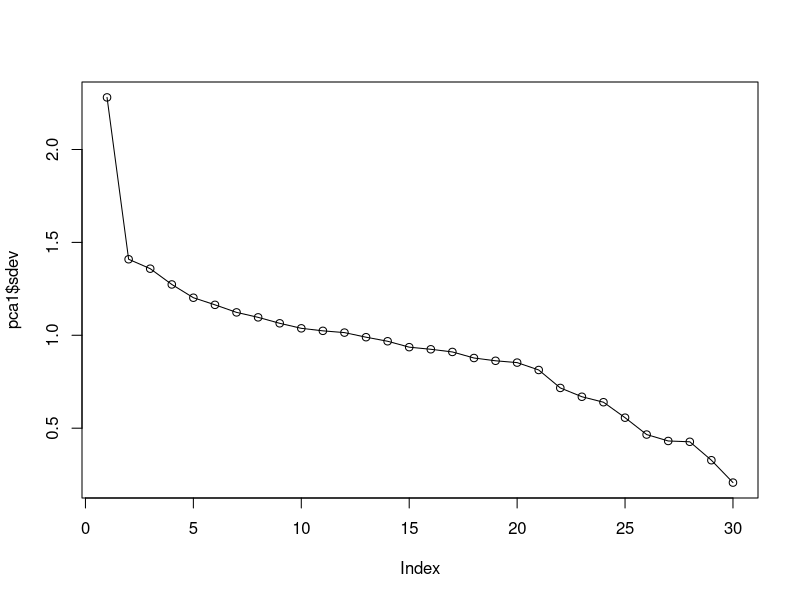
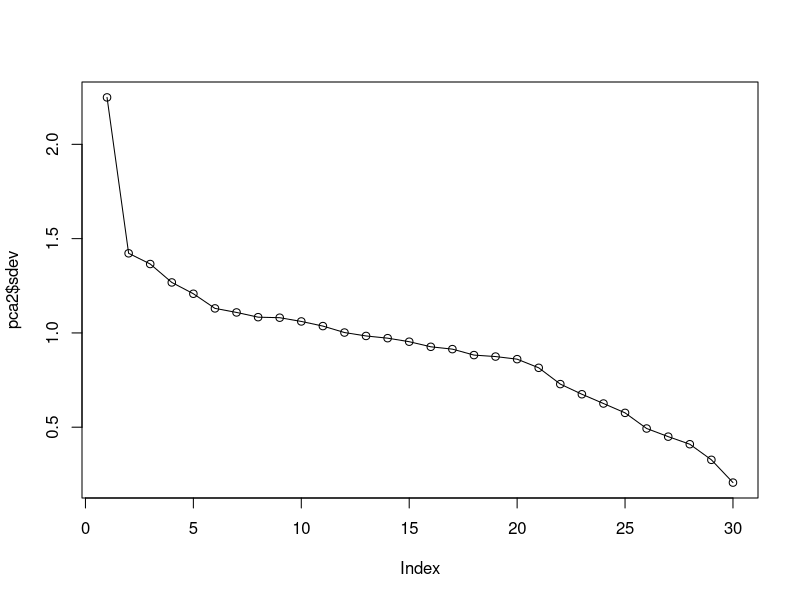
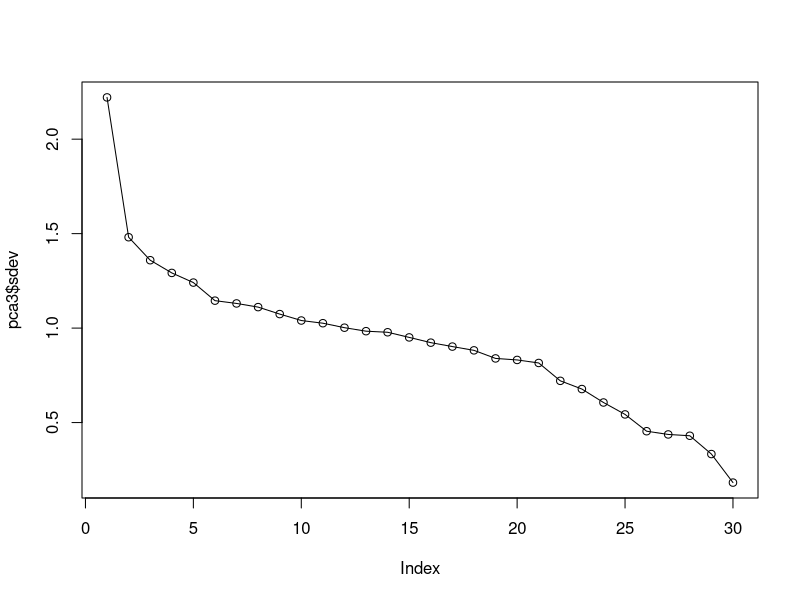
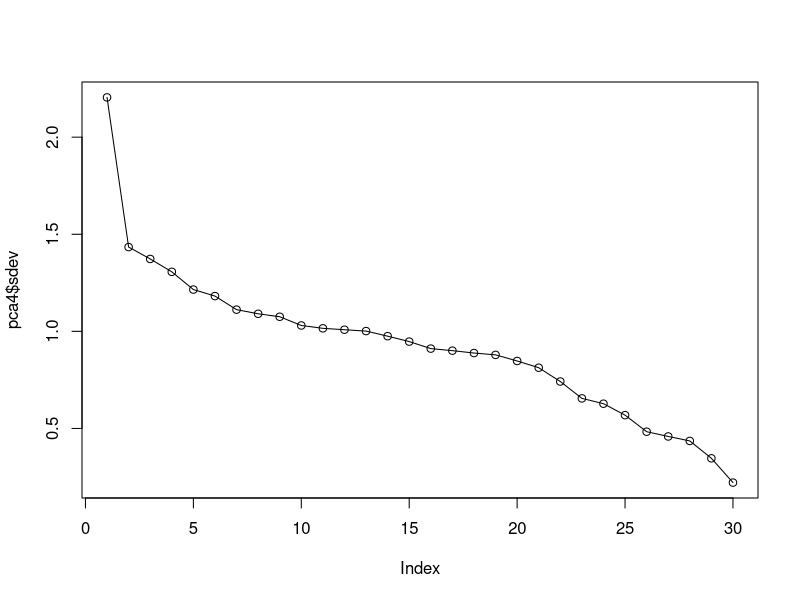
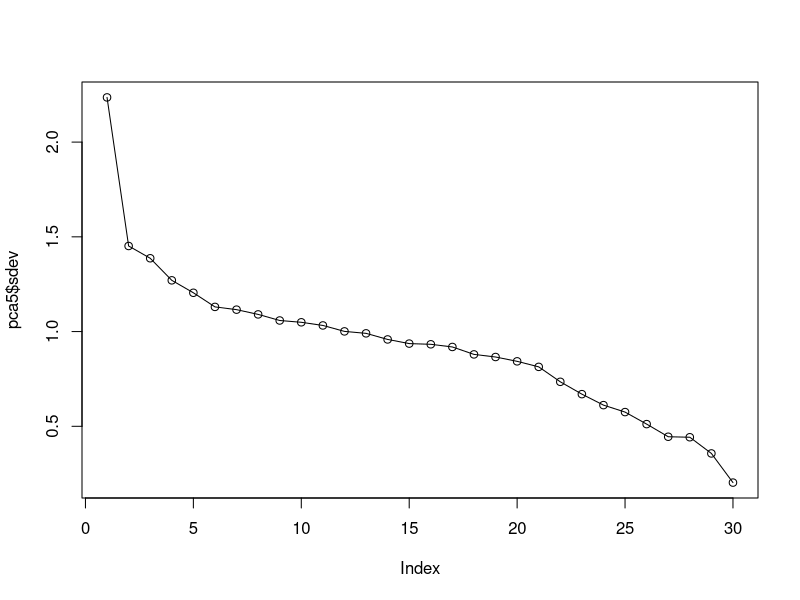

The R source for these figures, in order:
#read dataset
data = read.csv("HR-Employee-Attrition.csv",header=TRUE)
dim(data)
str(data)

#clean data
Recoding <- function(data) {
  ## Recoding, turning all categorical data into numeric
  data$Attrition = as.character(data$Attrition)
  data$Attrition = sapply(data$Attrition, switch,
                                    "No"=0,
                                    "Yes"=1)
  data$BusinessTravel = as.character(data$BusinessTravel)
  data$BusinessTravel = sapply(data$BusinessTravel, switch,
                                "Non-Travel"=0,
                                "Travel_Rarely"=1,
                                "Travel_Frequently"=2)
  data$Department = as.character(data$Department)
  data$Department = sapply(data$Department, switch,
                                     "Human Resources"=0,
                                     "Research & Development"=1,
                                     "Sales"=2)
  data$EducationField = as.character(data$EducationField)
  data$EducationField = sapply(data$EducationField, switch,
                                         "Human Resources"=0,
                                         "Life Sciences"=1,
                                         "Marketing"=2,
                                         "Medical"=3,
                                         "Technical Degree"=4,
                                         "Other"=5)
  data$Gender = as.character(data$Gender)
  data$Gender = sapply(data$Gender, switch,
                                 "Female"=0,
                                 "Male"=1)
  unique(data$JobRole)
  data$JobRole = as.character(data$JobRole)
  data$JobRole = sapply(data$JobRole, switch,
                                  "Sales Executive"=0,
                                  "Research Scientist"=1,
                                  "Laboratory Technician"=2,
                                  "Manufacturing Director"=3,
                                  "Healthcare Representative"=4,
                                  "Manager"=5,
                                  "Sales Representative"=6,
                                  "Research Director"=7,
                                  "Human Resources"=8)
  data$MaritalStatus = as.character(data$MaritalStatus)
  data$MaritalStatus = sapply(data$MaritalStatus, switch,
                                        "Divorced"=0,
                                        "Married"=1,
                                        "Single"=2)
  data$OverTime = as.character(data$OverTime)
  data$OverTime = sapply(data$OverTime, switch,
                                   "No"=0,
                                   "Yes"=1)
  return(data)
}
data = Recoding(data)
summary(data)

#divide dataset
set.seed(1)
n = dim(data)[1]
hand = sample(1:n,1200)
hand.set = data[hand,]
hand.set$Attrition = hand.set$Attrition
test.set = data[-hand,]

#divide hand.set
set.seed(1)
tun = sample(1:1200,200)
train.set = hand.set[-tun,]
tun.set = hand.set[tun,]

#divide train.set
train.no = train.set[which(train.set$Attrition==0),]
train.yes = train.set[which(train.set$Attrition==1),]
idx1 = train.no[c(1:168),]
idx2 = train.no[c(169:336),]
idx3 = train.no[c(337:504),]
idx4 = train.no[c(505:672),]
idx5 = train.no[c(673:841),]
train1 = rbind(idx1,train.yes)
train2 = rbind(idx2,train.yes)
train3 = rbind(idx3,train.yes)
train4 = rbind(idx4,train.yes)
train5 = rbind(idx5,train.yes)

#linear logisitc
myFitLog1 = glm(Attrition ~.,train1,family = "binomial")
myFitLog2 = glm(Attrition ~.,train1,family = "binomial")
myFitLog3 = glm(Attrition ~.,train1,family = "binomial")
myFitLog4 = glm(Attrition ~.,train1,family = "binomial")
myFitLog5 = glm(Attrition ~.,train1,family = "binomial")
myFitLogPred1 = predict(myFitLog1,test.set,type="response")
myFitLogPred2 = predict(myFitLog2,test.set,type="response")
myFitLogPred3 = predict(myFitLog3,test.set,type="response")
myFitLogPred4 = predict(myFitLog4,test.set,type="response")
myFitLogPred5 = predict(myFitLog5,test.set,type="response")

pred1 = rep(0,270)
pred2 = rep(0,270)
pred3 = rep(0,270)
pred4 = rep(0,270)
pred5 = rep(0,270)
predT = rep(0,270)
pred1[myFitLogPred1 >= 0.50] = 1
pred1[myFitLogPred1 < 0.50] = 0
pred2[myFitLogPred2 >= 0.50] = 1
pred2[myFitLogPred2 < 0.50] = 0
pred3[myFitLogPred3 >= 0.50] = 1
pred3[myFitLogPred3 < 0.50] = 0
pred4[myFitLogPred4 >= 0.50] = 1
pred4[myFitLogPred4 < 0.50] = 0
pred5[myFitLogPred5 >= 0.50] = 1
pred5[myFitLogPred5 < 0.50] = 0
pred = pred1+pred2+pred3+pred4+pred5

predT[pred >= 3] = 1
predT[pred < 3] = 0
table(predT, test.set$Attrition)

Accuracy = (164+40)/270
precision = 40/(40+10)
recall = 40/(40+56)
f1 = 2*precision*recall/(precision+recall)
Accuracy
precision
recall
f1


#PCA + linear Logistic regression

pca1 <- prcomp(train1[,-2],center=TRUE, scale=TRUE)
plot(pca1$sdev,type = 'o')
newdata1 = pca1$x[, 1:5]
newdata1 = data.frame(newdata1,"Attrition"=train1$Attrition)
myFitLog1 = glm(Attrition ~. ,newdata1,family = "binomial")
test.p1 = predict(pca1,newdata = test.set[,-2])[,1:5]
myFitLogPred1 = predict(myFitLog1,newdata = data.frame(test.p1),type="response")

pca2 <- prcomp(train2[,-2],center=TRUE, scale=TRUE)
plot(pca2$sdev,type = 'o')
newdata2 = pca2$x[, 1:6]
newdata2 = data.frame(newdata2,"Attrition"=train2$Attrition)
myFitLog2 = glm(Attrition ~. ,newdata2,family = "binomial")
test.p2 = predict(pca2,newdata = test.set[,-2])[,1:6]
myFitLogPred2 = predict(myFitLog2,newdata = data.frame(test.p2),type="response")

pca3 <- prcomp(train3[,-2],center=TRUE, scale=TRUE)
plot(pca3$sdev,type = 'o')
newdata3 = pca3$x[, 1:6]
newdata3 = data.frame(newdata3,"Attrition"=train3$Attrition)
myFitLog3 = glm(Attrition ~. ,newdata3,family = "binomial")
test.p3 = predict(pca3,newdata = test.set[,-2])[,1:6]
myFitLogPred3 = predict(myFitLog3,newdata = data.frame(test.p3),type="response")

pca4 <- prcomp(train4[,-2],center=TRUE, scale=TRUE)
plot(pca4$sdev,type = 'o')
newdata4 = pca4$x[, 1:6]
newdata4 = data.frame(newdata4,"Attrition"=train4$Attrition)
myFitLog4 = glm(Attrition ~. ,newdata4,family = "binomial")
test.p4 = predict(pca4,newdata = test.set[,-2])[,1:6]
myFitLogPred4 = predict(myFitLog4,newdata = data.frame(test.p4),type="response")

pca5 <- prcomp(train5[,-2],center=TRUE, scale=TRUE)
plot(pca5$sdev,type = 'o')
newdata5 = pca5$x[, 1:6]
newdata5 = data.frame(newdata5,"Attrition"=train5$Attrition)
myFitLog5 = glm(Attrition ~. ,newdata5,family = "binomial")
test.p5 = predict(pca5,newdata = test.set[,-2])[,1:6]
myFitLogPred5 = predict(myFitLog5,newdata = data.frame(test.p5),type="response")

pred1 = rep(0,270)
pred2 = rep(0,270)
pred3 = rep(0,270)
pred4 = rep(0,270)
pred5 = rep(0,270)
predT = rep(0,270)
pred1[myFitLogPred1 >= 0.50] = 1
pred1[myFitLogPred1 < 0.50] = 0
pred2[myFitLogPred2 >= 0.50] = 1
pred2[myFitLogPred2 < 0.50] = 0
pred3[myFitLogPred3 >= 0.50] = 1
pred3[myFitLogPred3 < 0.50] = 0
pred4[myFitLogPred4 >= 0.50] = 1
pred4[myFitLogPred4 < 0.50] = 0
pred5[myFitLogPred5 >= 0.50] = 1
pred5[myFitLogPred5 < 0.50] = 0
pred = pred1+pred2+pred3+pred4+pred5

predT[pred >= 3] = 1
predT[pred < 3] = 0
table(predT, test.set$Attrition)

Accuracy = (149+40)/270
precision = 40/(40+10)
recall = 40/(40+71)
f1 = 2*precision*recall/(precision+recall)
Accuracy
precision
recall
f1


#lasso + linear regression
library(glmnet)
myAlpha=1
myLambda = 10^(seq(4,-2,length=100))

XTest = model.matrix(Attrition~.,test.set)[,-1]
YTest = test.set$Attrition
XTrain1 = model.matrix(Attrition~.,train1)[,-1]
YTrain1 = train1$Attrition
XTrain2 = model.matrix(Attrition~.,train2)[,-1]
YTrain2 = train2$Attrition
XTrain3 = model.matrix(Attrition~.,train3)[,-1]
YTrain3 = train3$Attrition
XTrain4 = model.matrix(Attrition~.,train4)[,-1]
YTrain4 = train4$Attrition
XTrain5 = model.matrix(Attrition~.,train5)[,-1]
YTrain5 = train5$Attrition




myFitL1 = glmnet(XTrain1,YTrain1,alpha=myAlpha,lambda=myLambda,family = 'binomial')
myFitLcv1 <- cv.glmnet(XTrain1, YTrain1, alpha =myAlpha, lambda = myLambda, family = 'binomial')
myFitRL1 = myFitLcv1$lambda.min
mypred1 = predict(myFitL1,s = myFitRL1, newx=XTest,type='response')

myFitL2 = glmnet(XTrain2,YTrain2,alpha=myAlpha,lambda=myLambda,family = 'binomial')
myFitLcv2 <- cv.glmnet(XTrain2, YTrain2, alpha =myAlpha, lambda = myLambda, family = 'binomial')
myFitRL2 = myFitLcv2$lambda.min
mypred2 = predict(myFitL2,s = myFitRL2, newx=XTest,type='response')

myFitL3 = glmnet(XTrain3,YTrain3,alpha=myAlpha,lambda=myLambda,family = 'binomial')
myFitLcv3 <- cv.glmnet(XTrain3, YTrain3, alpha =myAlpha, lambda = myLambda, family = 'binomial')
myFitRL3 = myFitLcv3$lambda.min
mypred3 = predict(myFitL3,s = myFitRL3, newx=XTest,type='response')

myFitL4 = glmnet(XTrain4,YTrain4,alpha=myAlpha,lambda=myLambda,family = 'binomial')
myFitLcv4 <- cv.glmnet(XTrain4, YTrain4, alpha =myAlpha, lambda = myLambda, family = 'binomial')
myFitRL4 = myFitLcv4$lambda.min
mypred4 = predict(myFitL4,s = myFitRL4, newx=XTest,type='response')

myFitL5 = glmnet(XTrain5,YTrain5,alpha=myAlpha,lambda=myLambda,family = 'binomial')
myFitLcv5 <- cv.glmnet(XTrain5, YTrain5, alpha =myAlpha, lambda = myLambda, family = 'binomial')
myFitRL5 = myFitLcv5$lambda.min
mypred5 = predict(myFitL5,s = myFitRL5, newx=XTest,type='response')

pred1 = rep(0,270)
pred2 = rep(0,270)
pred3 = rep(0,270)
pred4 = rep(0,270)
pred5 = rep(0,270)
predT = rep(0,270)
pred1[mypred1 >= 0.50] = 1
pred1[mypred1 < 0.50] = 0
pred2[mypred2 >= 0.50] = 1
pred2[mypred2 < 0.50] = 0
pred3[mypred3 >= 0.50] = 1
pred3[mypred3 < 0.50] = 0
pred4[mypred4 >= 0.50] = 1
pred4[mypred4 < 0.50] = 0
pred5[mypred5 >= 0.50] = 1
pred5[mypred5 < 0.50] = 0
pred = pred1+pred2+pred3+pred4+pred5

predT[pred >= 3] = 1
predT[pred < 3] = 0
table(predT, test.set$Attrition)

Accuracy = (171+42)/270
precision = 42/(42+8)
recall = 42/(42+49)
f1 = 2*precision*recall/(precision+recall)
Accuracy
precision
recall
f1
predict(myFitL1, s = myFitRL1, type = "coefficients")
predict(myFitL2, s = myFitRL2, type = "coefficients")
predict(myFitL3, s = myFitRL3, type = "coefficients")
predict(myFitL4, s = myFitRL4, type = "coefficients")
predict(myFitL5, s = myFitRL5, type = "coefficients")
